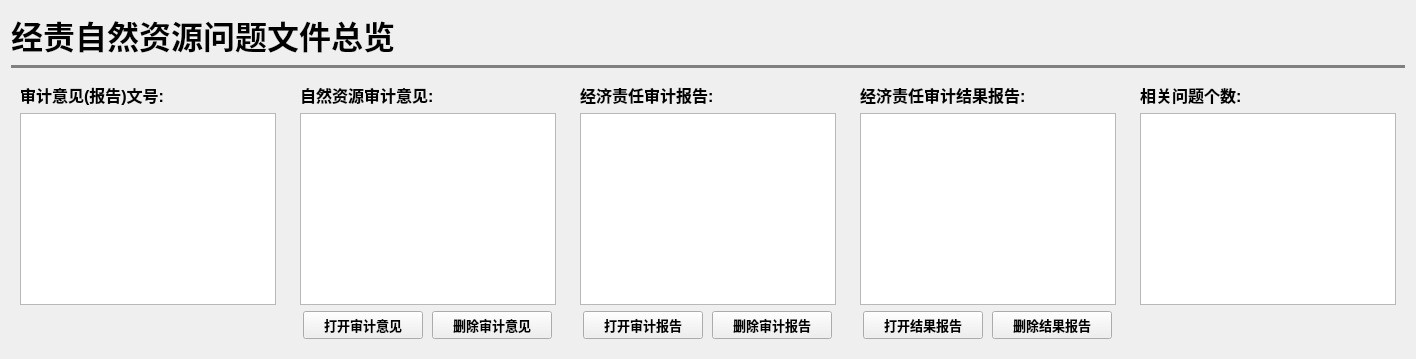
         <widget class="QWidget" name="page_jzzl">
          <property name="font">
           <font>
            <pointsize>9</pointsize>
           </font>
          </property>
          <property name="styleSheet">
           <string notr="true">QFrame#line_17{
	border:2px solid grey;
	border-radius:4px;
	padding:2px;
}</string>
          </property>
          <layout class="QGridLayout" name="gridLayout_10">
           <item row="2" column="0">
            <widget class="QWidget" name="widget_3" native="true">
             <layout class="QVBoxLayout" name="verticalLayout_12">
              <item>
               <widget class="QLabel" name="label_75">
                <property name="minimumSize">
                 <size>
                  <width>0</width>
                  <height>0</height>
                 </size>
                </property>
                <property name="font">
                 <font>
                  <pointsize>12</pointsize>
                  <weight>75</weight>
                  <bold>true</bold>
                 </font>
                </property>
                <property name="text">
                 <string>审计意见(报告)文号:</string>
                </property>
               </widget>
              </item>
              <item>
               <widget class="QListWidget" name="listWidget_sjwh">
                <property name="font">
                 <font>
                  <pointsize>12</pointsize>
                 </font>
                </property>
               </widget>
              </item>
              <item>
               <widget class="QWidget" name="widget_empty" native="true">
                <property name="minimumSize">
                 <size>
                  <width>0</width>
                  <height>28</height>
                 </size>
                </property>
               </widget>
              </item>
             </layout>
            </widget>
           </item>
           <item row="2" column="1">
            <widget class="QWidget" name="widget_4" native="true">
             <layout class="QVBoxLayout" name="verticalLayout_13">
              <item>
               <widget class="QLabel" name="label_76">
                <property name="minimumSize">
                 <size>
                  <width>0</width>
                  <height>0</height>
                 </size>
                </property>
                <property name="font">
                 <font>
                  <pointsize>12</pointsize>
                  <weight>75</weight>
                  <bold>true</bold>
                 </font>
                </property>
                <property name="text">
                 <string>自然资源审计意见:</string>
                </property>
               </widget>
              </item>
              <item>
               <widget class="QListWidget" name="listWidget_sjyj">
                <property name="font">
                 <font>
                  <pointsize>12</pointsize>
                 </font>
                </property>
               </widget>
              </item>
              <item>
               <layout class="QHBoxLayout" name="horizontalLayout_24">
                <item>
                 <widget class="QPushButton" name="pushButton_open_sjyj">
                  <property name="sizePolicy">
                   <sizepolicy hsizetype="Expanding" vsizetype="Fixed">
                    <horstretch>0</horstretch>
                    <verstretch>0</verstretch>
                   </sizepolicy>
                  </property>
                  <property name="minimumSize">
                   <size>
                    <width>120</width>
                    <height>28</height>
                   </size>
                  </property>
                  <property name="maximumSize">
                   <size>
                    <width>120</width>
                    <height>16777215</height>
                   </size>
                  </property>
                  <property name="font">
                   <font>
                    <family>Agency FB</family>
                    <pointsize>10</pointsize>
                    <weight>75</weight>
                    <bold>true</bold>
                   </font>
                  </property>
                  <property name="text">
                   <string>打开审计意见</string>
                  </property>
                 </widget>
                </item>
                <item>
                 <widget class="QPushButton" name="pushButton_del_sjyj">
                  <property name="sizePolicy">
                   <sizepolicy hsizetype="Expanding" vsizetype="Fixed">
                    <horstretch>0</horstretch>
                    <verstretch>0</verstretch>
                   </sizepolicy>
                  </property>
                  <property name="minimumSize">
                   <size>
                    <width>120</width>
                    <height>28</height>
                   </size>
                  </property>
                  <property name="maximumSize">
                   <size>
                    <width>120</width>
                    <height>16777215</height>
                   </size>
                  </property>
                  <property name="font">
                   <font>
                    <family>Agency FB</family>
                    <pointsize>10</pointsize>
                    <weight>75</weight>
                    <bold>true</bold>
                   </font>
                  </property>
                  <property name="text">
                   <string>删除审计意见</string>
                  </property>
                 </widget>
                </item>
               </layout>
              </item>
             </layout>
            </widget>
           </item>
           <item row="2" column="2">
            <widget class="QWidget" name="widget_8" native="true">
             <layout class="QVBoxLayout" name="verticalLayout_14">
              <item>
               <widget class="QLabel" name="label_84">
                <property name="minimumSize">
                 <size>
                  <width>0</width>
                  <height>0</height>
                 </size>
                </property>
                <property name="font">
                 <font>
                  <pointsize>12</pointsize>
                  <weight>75</weight>
                  <bold>true</bold>
                 </font>
                </property>
                <property name="text">
                 <string>经济责任审计报告:</string>
                </property>
               </widget>
              </item>
              <item>
               <widget class="QListWidget" name="listWidget_sjbg">
                <property name="font">
                 <font>
                  <pointsize>12</pointsize>
                 </font>
                </property>
               </widget>
              </item>
              <item>
               <layout class="QHBoxLayout" name="horizontalLayout_25">
                <item>
                 <widget class="QPushButton" name="pushButton_open_sjbg">
                  <property name="sizePolicy">
                   <sizepolicy hsizetype="Expanding" vsizetype="Fixed">
                    <horstretch>0</horstretch>
                    <verstretch>0</verstretch>
                   </sizepolicy>
                  </property>
                  <property name="minimumSize">
                   <size>
                    <width>120</width>
                    <height>28</height>
                   </size>
                  </property>
                  <property name="maximumSize">
                   <size>
                    <width>120</width>
                    <height>16777215</height>
                   </size>
                  </property>
                  <property name="font">
                   <font>
                    <family>Agency FB</family>
                    <pointsize>10</pointsize>
                    <weight>75</weight>
                    <bold>true</bold>
                   </font>
                  </property>
                  <property name="text">
                   <string>打开审计报告</string>
                  </property>
                 </widget>
                </item>
                <item>
                 <widget class="QPushButton" name="pushButton_del_sjbg">
                  <property name="minimumSize">
                   <size>
                    <width>120</width>
                    <height>28</height>
                   </size>
                  </property>
                  <property name="maximumSize">
                   <size>
                    <width>120</width>
                    <height>16777215</height>
                   </size>
                  </property>
                  <property name="font">
                   <font>
                    <family>Agency FB</family>
                    <pointsize>10</pointsize>
                    <weight>75</weight>
                    <bold>true</bold>
                   </font>
                  </property>
                  <property name="text">
                   <string>删除审计报告</string>
                  </property>
                 </widget>
                </item>
               </layout>
              </item>
             </layout>
            </widget>
           </item>
           <item row="2" column="3">
            <widget class="QWidget" name="widget_9" native="true">
             <layout class="QVBoxLayout" name="verticalLayout_15">
              <item>
               <widget class="QLabel" name="label_85">
                <property name="minimumSize">
                 <size>
                  <width>0</width>
                  <height>0</height>
                 </size>
                </property>
                <property name="font">
                 <font>
                  <pointsize>12</pointsize>
                  <weight>75</weight>
                  <bold>true</bold>
                 </font>
                </property>
                <property name="text">
                 <string>经济责任审计结果报告:</string>
                </property>
               </widget>
              </item>
              <item>
               <widget class="QListWidget" name="listWidget_sjjg">
                <property name="font">
                 <font>
                  <pointsize>12</pointsize>
                 </font>
                </property>
               </widget>
              </item>
              <item>
               <layout class="QHBoxLayout" name="horizontalLayout_26">
                <item>
                 <widget class="QPushButton" name="pushButton_open_sjjg">
                  <property name="sizePolicy">
                   <sizepolicy hsizetype="Expanding" vsizetype="Fixed">
                    <horstretch>0</horstretch>
                    <verstretch>0</verstretch>
                   </sizepolicy>
                  </property>
                  <property name="minimumSize">
                   <size>
                    <width>120</width>
                    <height>28</height>
                   </size>
                  </property>
                  <property name="maximumSize">
                   <size>
                    <width>120</width>
                    <height>16777215</height>
                   </size>
                  </property>
                  <property name="font">
                   <font>
                    <family>Agency FB</family>
                    <pointsize>10</pointsize>
                    <weight>75</weight>
                    <bold>true</bold>
                   </font>
                  </property>
                  <property name="text">
                   <string>打开结果报告</string>
                  </property>
                 </widget>
                </item>
                <item>
                 <widget class="QPushButton" name="pushButton_del_sjjg">
                  <property name="minimumSize">
                   <size>
                    <width>120</width>
                    <height>28</height>
                   </size>
                  </property>
                  <property name="maximumSize">
                   <size>
                    <width>120</width>
                    <height>16777215</height>
                   </size>
                  </property>
                  <property name="font">
                   <font>
                    <family>Agency FB</family>
                    <pointsize>10</pointsize>
                    <weight>75</weight>
                    <bold>true</bold>
                   </font>
                  </property>
                  <property name="text">
                   <string>删除结果报告</string>
                  </property>
                 </widget>
                </item>
               </layout>
              </item>
             </layout>
            </widget>
           </item>
           <item row="2" column="4">
            <widget class="QWidget" name="widget_10" native="true">
             <layout class="QVBoxLayout" name="verticalLayout_16">
              <item>
               <widget class="QLabel" name="label_86">
                <property name="minimumSize">
                 <size>
                  <width>0</width>
                  <height>0</height>
                 </size>
                </property>
                <property name="font">
                 <font>
                  <pointsize>12</pointsize>
                  <weight>75</weight>
                  <bold>true</bold>
                 </font>
                </property>
                <property name="text">
                 <string>相关问题个数:</string>
                </property>
               </widget>
              </item>
              <item>
               <widget class="QListWidget" name="listWidget_excel">
                <property name="font">
                 <font>
                  <pointsize>12</pointsize>
                 </font>
                </property>
               </widget>
              </item>
              <item>
               <widget class="QWidget" name="widget_13" native="true">
                <property name="minimumSize">
                 <size>
                  <width>0</width>
                  <height>28</height>
                 </size>
                </property>
               </widget>
              </item>
             </layout>
            </widget>
           </item>
           <item row="0" column="0" colspan="2">
            <widget class="QLabel" name="label_53">
             <property name="font">
              <font>
               <pointsize>24</pointsize>
               <weight>75</weight>
               <bold>true</bold>
              </font>
             </property>
             <property name="text">
              <string>经责自然资源问题文件总览</string>
             </property>
            </widget>
           </item>
           <item row="1" column="0" colspan="5">
            <widget class="Line" name="line_17">
             <property name="orientation">
              <enum>Qt::Horizontal</enum>
             </property>
            </widget>
           </item>
          </layout>
         </widget>
